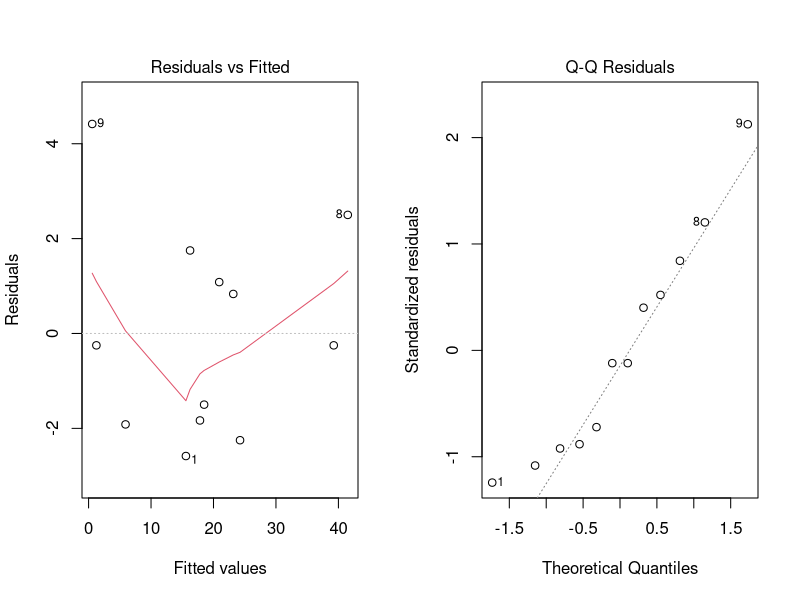
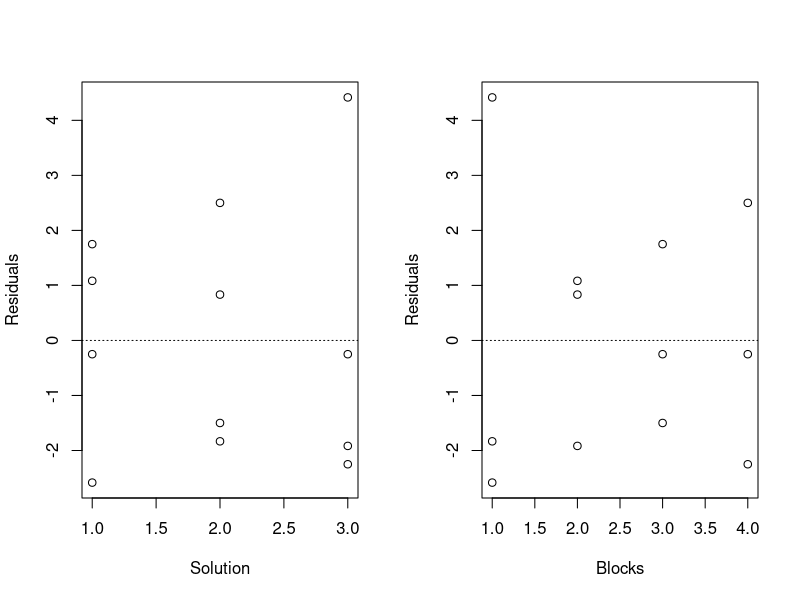
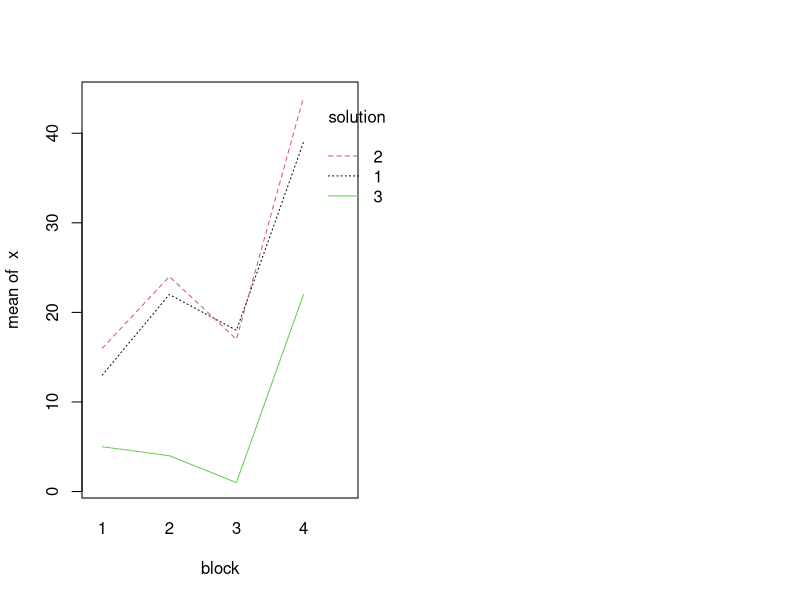
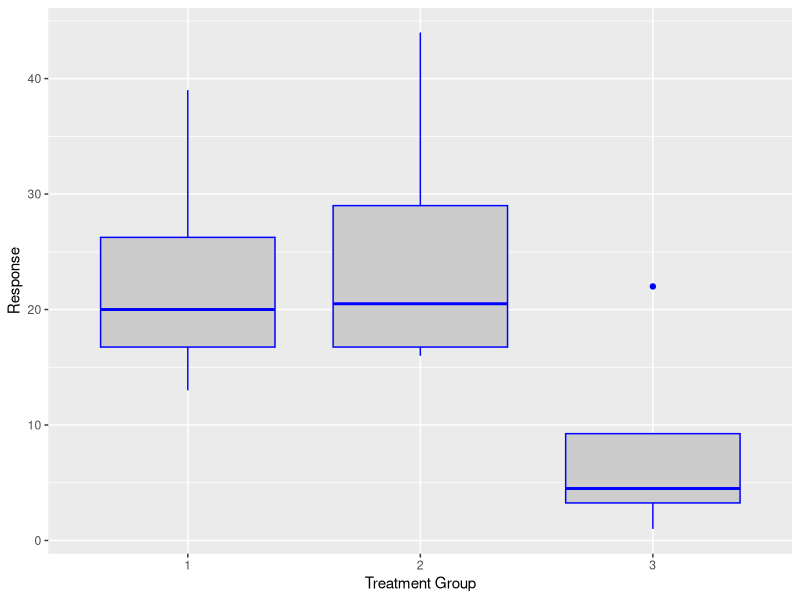
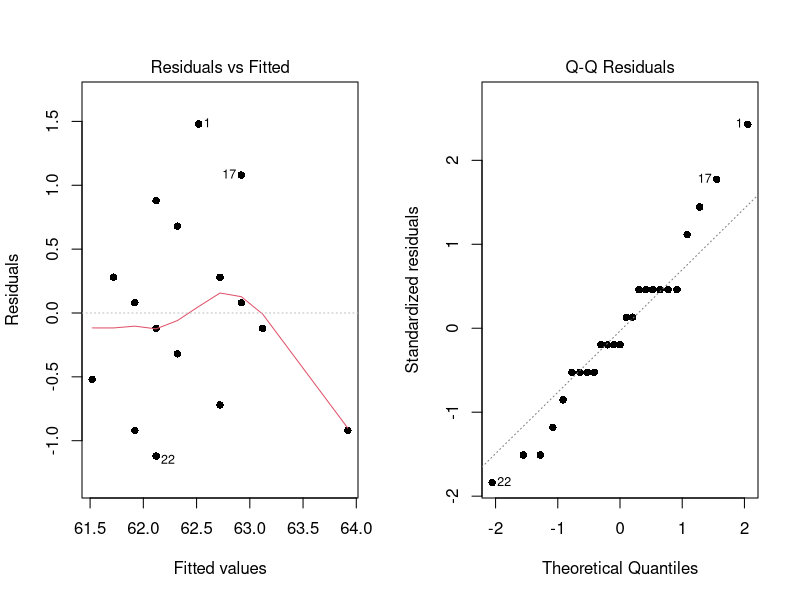

These charts were generated, in order, by the following R code: (Note: this script raises an error after producing the figures.)
## ---- chunk 1
# read the data
x <- c(13, 22, 18, 39, 16, 24, 17, 44, 5, 4, 1, 22)
trt <- c(1,2,3)
block <- c(1,2,3,4)
# format the data frame coreectly
milk <- data.frame(solution = gl(length(trt),length(block),length(x), 
            labels = trt), block=gl(length(block),1,length(x)), x)

milk.aov <- aov(x~block + solution, data = milk)
# anova(milk.aov) # print the model anova table to the console
## ---- chunk 2
library(dplyr) # type install.packages("dplyr") is you do not have this.
milk.blocks <- milk %>%
  group_by(block) %>%
  summarize_each(funs(mean, sum), x)
milk.trt <- milk %>%
  group_by(solution) %>%
  summarize_each(funs(mean, sum), x)
y.t <- milk.trt$sum # treatment totals
y.b <- milk.blocks$sum # block totals
y.. <- sum(x)
b <- length(y.b)
a <- length(y.t)
N <- length(x)
n <- N/a
sst <- sum(x^2) - sum(x)^2/N
sstr <- (1/b) * sum(milk.trt$sum^2) - y..^2/N
ssb <- (1/a) * sum(y.b^2) - y..^2/N
sse <- sst - sstr - ssb
mstr <- sstr/(a-1)
msb <- ssb/(b-1)
mse <- sse/((a-1)*(b-1))
F0 <- mstr/mse
p.F <- 1 - pf(F0, a-1, (a-1)*(b-1))
#anova(milk.aov)
## ---- chunk 3
par(mfrow=c(1,2))
plot(milk.aov, which=c(1,2))
## ---- chunk 4
par(mfrow=c(1,2))
plot(milk.aov$residuals ~ as.numeric(milk$solution), xlab="Solution", 
     ylab="Residuals")
abline(h=0, lty=3)
plot(milk.aov$residuals ~ as.numeric(milk$block), xlab="Blocks", 
     ylab="Residuals")
abline(h=0, lty=3)
## ---- chunk 5
with(milk, interaction.plot(block, solution, x, col = 1:3))
## ---- chunk 6
rmse <- sqrt(mse)
con <- 2
num <- milk.trt$mean[1] - milk.trt$mean[3]
denom <- sqrt((mse/b)*con)
t0 <- num/denom
tcrit <- qt(0.99, N-a) 
## ---- chunk 7
library(ggplot2)
ggplot(milk, aes(x = solution, y = x)) +
  geom_boxplot(fill = "grey80", colour = "blue") +
  scale_x_discrete() + xlab("Treatment Group") +
  ylab("Response")
## ---- chunk 8
# get the data for our experiment into R
position <- c(rep("pos1",1), rep("pos2",1), rep("pos3",1), 
            rep("pos4",1), rep("pos5",1))
strip <- c(rep("stripI",5), rep("stripII",5), rep("stripIII",5), 
           rep("stripIV",5), rep("stripV",5))
shape <- c("A", "B", "C", "D", "E", "B", "C", "D", "E", "A", "C", "D", "E", 
           "A", "B", "D", "E", "A", "B", "C", "E", "A", "B", "C", "D")
hardness <- c(64, 61, 62, 62, 62, 62, 62, 63, 62, 63, 61, 62, 63, 63, 62, 63, 
              64, 63, 63, 63, 62, 61, 63, 63, 62)
mydata <- data.frame(position, strip, shape, hardness)
# 3 plots are created
#anova(myfit) # same model as below
fit <- aov(hardness ~ position+strip+shape, mydata)
A <- matrix(paste(shape, hardness, sep = ""), 5,5, byrow = TRUE)
rownames(A) <- c("stripI","stripII","stripIII","stripIV","stripV")
colnames(A) <- position
## ---- chunk 9
knitr::kable(A)
## ---- chunk 10
# computing means by all the different grouping factors
# here we create the latin squares model ANOVA "by hand"
library(dplyr)
treat.sums <- mydata %>%
                group_by(shape) %>%
                summarise_each(funs(sum), hardness)
row.sums <- mydata %>%
                group_by(strip) %>%
                summarise_each(funs(sum), hardness)
column.sums <- mydata %>%
                group_by(position) %>%
                summarise_each(funs(sum), hardness)
x <- mydata$hardness
p <- 5
N <- length(x)
y.t <- treat.sums$hardness # treatment totals
y.r <- row.sums$hardness # row totals
y.c <- column.sums$hardness # column totals
y.. <- sum(x)
sst <- sum(x^2) - sum(x)^2/N
sstr <- (1/p) * sum(y.t^2) - y..^2/N
ssr <- (1/p) * sum(y.r^2) - y..^2/N
ssc <- (1/p) * sum(y.c^2) - y..^2/N
sse <- sst - sstr - ssr - ssc
mstr <- sstr/(p-1)
msr <- ssr/(p-1)
msc <- ssc/(p-1)
mse <- sse/((p-2)*(p-1))
F0 <- mstr/mse
F01 <- msr/mse
F02 <- msc/mse
p.F <- 1 - pf(F0, p-1, (p-2)*(p-1))
p.F1 <- 1 - pf(F01, p-1, (p-2)*(p-1))
p.F2 <- 1 - pf(F02, p-1, (p-2)*(p-1))
## ---- chunk 11
library(knitr)
kable(cbind(row.sums, column.sums, treat.sums), caption = "Column, Row, 
      & Treatment Sums")
## ---- chunk 12
par(mfrow=c(1,2))
plot(fit, which=c(1,2), pch=16)
## ---- chunk 13
par(mfrow=c(1,2))
plot(fit$residuals ~ as.numeric(mydata$position), xlab="Position", 
     ylab="Residuals", pch=16)
abline(h=0, lty=3)
plot(fit$residuals ~ as.numeric(mydata$strip), xlab="Strip", 
     ylab="Residuals", pch=16)
abline(h=0, lty=3)
